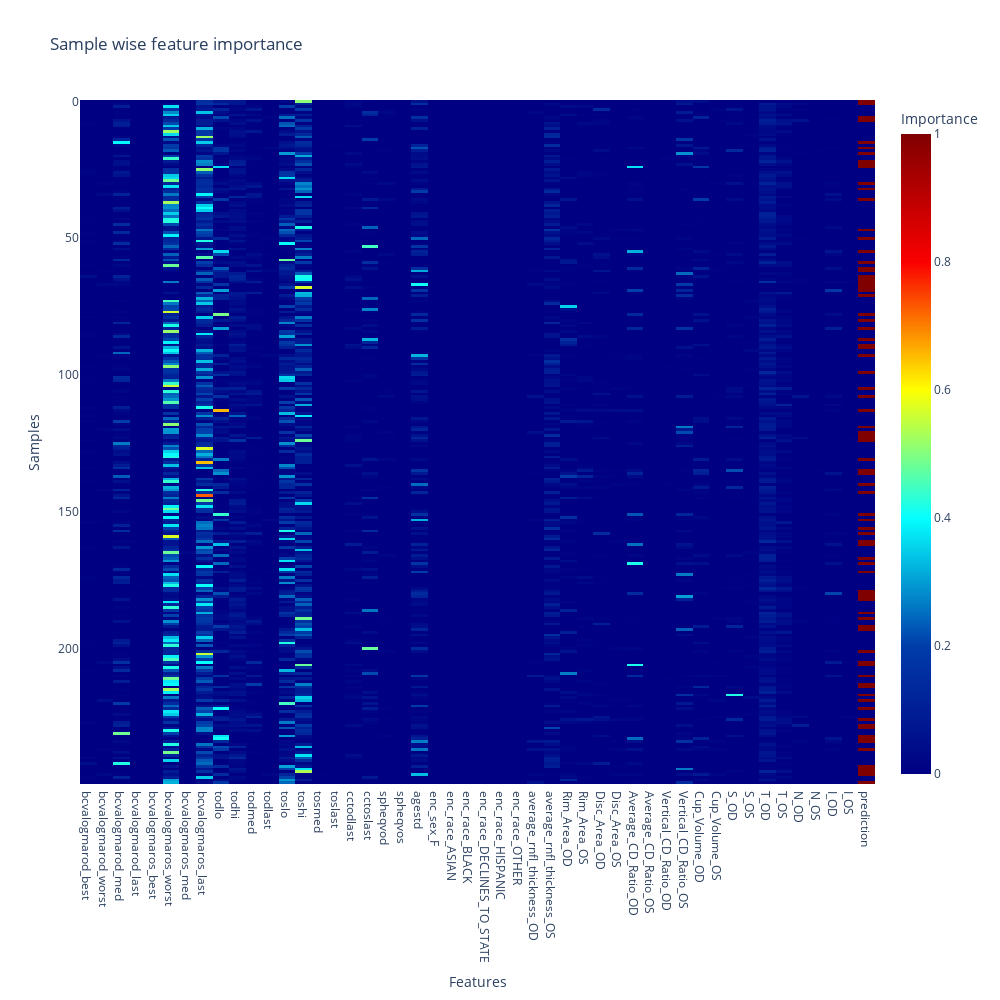

Write notebook code for a chart like this one.
### Code cell
px.imshow(explain_and_preds[:,:],
          labels=dict(x="Features", y="Samples", color="Importance"),
          x=features+["prediction"],
          title="Sample wise feature importance",
          color_continuous_scale='Jet',
          height=1000,
          width=1000)

### Figure 1 — Plotly figure (JSON) as saved in the notebook; plotly's stock layout.template omitted (floating-point values rounded to 4 significant figures; data arrays with more than 128 entries replaced by an {"elided": "..."} marker saying what was removed)
{"data": [{"coloraxis": "coloraxis", "hovertemplate": "Features: %{x}<br>Samples: %{y}<br>Importance: %{z}<extra></extra>", "name": "0", "type": "heatmap", "x": ["bcvalogmarod_best", "bcvalogmarod_worst", "bcvalogmarod_med", "bcvalogmarod_last", "bcvalogmaros_best", "bcvalogmaros_worst", "bcvalogmaros_med", "bcvalogmaros_last", "todlo", "todhi", "todmed", "todlast", "toslo", "toshi", "tosmed", "toslast", "cctodlast", "cctoslast", "spheqvod", "spheqvos", "agestd", "enc_sex_F", "enc_race_ASIAN", "enc_race_BLACK", "enc_race_DECLINES_TO_STATE", "enc_race_HISPANIC", "enc_race_OTHER", "average_rnfl_thickness_OD", "average_rnfl_thickness_OS", "Rim_Area_OD", "Rim_Area_OS", "Disc_Area_OD", "Disc_Area_OS", "Average_CD_Ratio_OD", "Average_CD_Ratio_OS", "Vertical_CD_Ratio_OD", "Vertical_CD_Ratio_OS", "Cup_Volume_OD", "Cup_Volume_OS", "S_OD", "S_OS", "T_OD", "T_OS", "N_OD", "N_OS", "I_OD", "I_OS", "prediction"], "xaxis": "x", "yaxis": "y", "z": {"elided": "250x48 float values"}}], "layout": {"coloraxis": {"colorbar": {"title": {"text": "Importance"}}, "colorscale": [[0, "rgb(0,0,131)"], [0.2, "rgb(0,60,170)"], [0.4, "rgb(5,255,255)"], [0.6, "rgb(255,255,0)"], [0.8, "rgb(250,0,0)"], [1, "rgb(128,0,0)"]]}, "height": 1000, "title": {"text": "Sample wise feature importance"}, "width": 1000, "xaxis": {"anchor": "y", "autorange": true, "constrain": "domain", "domain": [0, 1], "range": [-0.5, 47.5], "scaleanchor": "y", "title": {"text": "Features"}, "type": "category"}, "yaxis": {"anchor": "x", "autorange": true, "constrain": "domain", "domain": [0, 1], "range": [249.5, -0.5], "title": {"text": "Samples"}}}}
